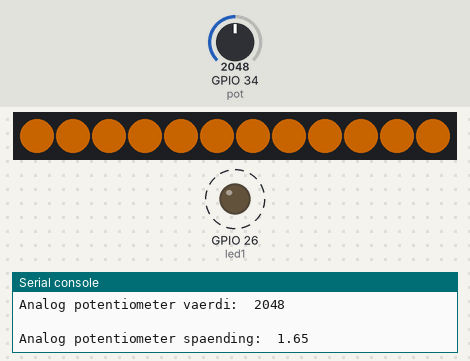
This program was run on a simulated ESP32 board running MicroPython. On the bench: 12 RGB LEDs in strip order, left to right, output pins drawn as LEDs (lit = HIGH), the last lines printed to the serial console. Dashed ring = blinking. The test bench sets the inputs (shaded band); at power-on: GPIO 34 (pot) = 2048 (analog values on the 0–4095 scale). Dim RGB values are drawn brighter than linear.

Above: at 1.27 s.
1.3 s: GPIO 34 (pot) set to 2965
3.1 s: GPIO 34 (pot) set to 3040
At 3.37 s:
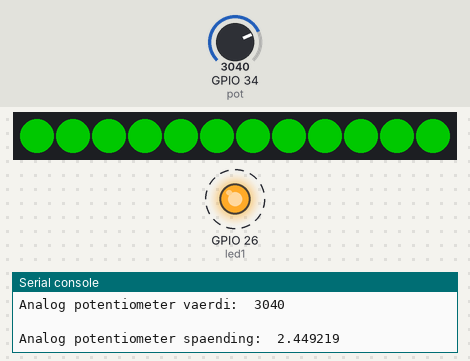
5.1 s: GPIO 34 (pot) set to 491
At 5.35 s:
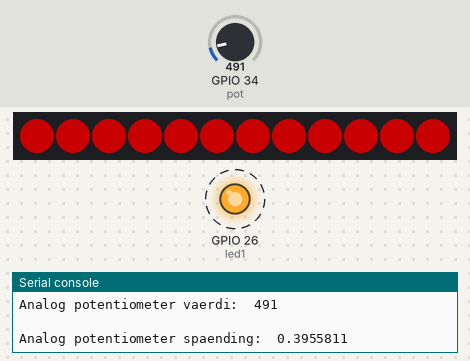
7.1 s: GPIO 34 (pot) set to 526
9.1 s: GPIO 34 (pot) set to 460
Timing chart, 0 to 12.2 s (numbered marks = the images above; inputs shaded):
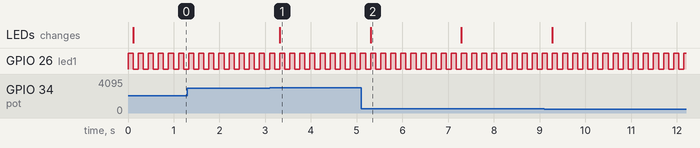

Measured:
- the behaviour switches between 3000 and 3001 on GPIO 34 (pot) (found by bisection; images 0 and 1)
- after the input at 3.1 s, the LEDs: change after 0.21 s (image 1)
- after the input at 5.1 s, the LEDs: change after 0.20 s (image 2)
- by itself, GPIO 26 (led1): alternates HIGH for 0.11 s and LOW for 0.11 s

The program:

Oevelse_4.4.1.py
```python
from machine import Pin, ADC
from time import sleep_ms, sleep
from neopixel import NeoPixel

# Initialiseret ADC Objekt på Pin 34
pot=ADC(Pin(34,Pin.IN),atten=3)
pot.atten(ADC.ATTN_11DB)
pot.width(ADC.WIDTH_12BIT)
led1=Pin(26,Pin.OUT,value=0)

n = 12 # number of pixels in the Neopixel ring
p = 12 # pin attached to Neopixel ring
np = NeoPixel(Pin(p, Pin.OUT), n) # create NeoPixel instance

def clear():
    for i in range(n):
        np[i]=(0,0,0)
        np.write()
        sleep(0.2)

def set_color(r,g,b):
    for i in range(n):
        np[i]=(r,g,b)
    np.write()

while True:
    pot_val=pot.read()
    spaending=pot_val*(3.3/4096)
    print("\nAnalog potentiometer vaerdi: ", pot_val)
    print("\nAnalog potentiometer spaending: ",spaending)
    led1.value(not led1.value())
    sleep_ms(100)
# Del 1 - Blink alle pixels på neopixel ringen rød når ADC værdien er under 500, og gul når den er over 1500 og grøn når den er over 3000
    if pot_val < 500: # Rød når værdien er under 1500
        for i in range(n):
            set_color(100,0,0) # Rød
    if 500<pot_val<3000: # Gul når værdien er mellem 1500 og 3000
        for i in range(n):
            set_color(100,50,00) # Gul
    if pot_val>3000: # Grøn når værdien er over 3000
        for i in range(n):
            set_color(0,100,0) # Grøn
```
